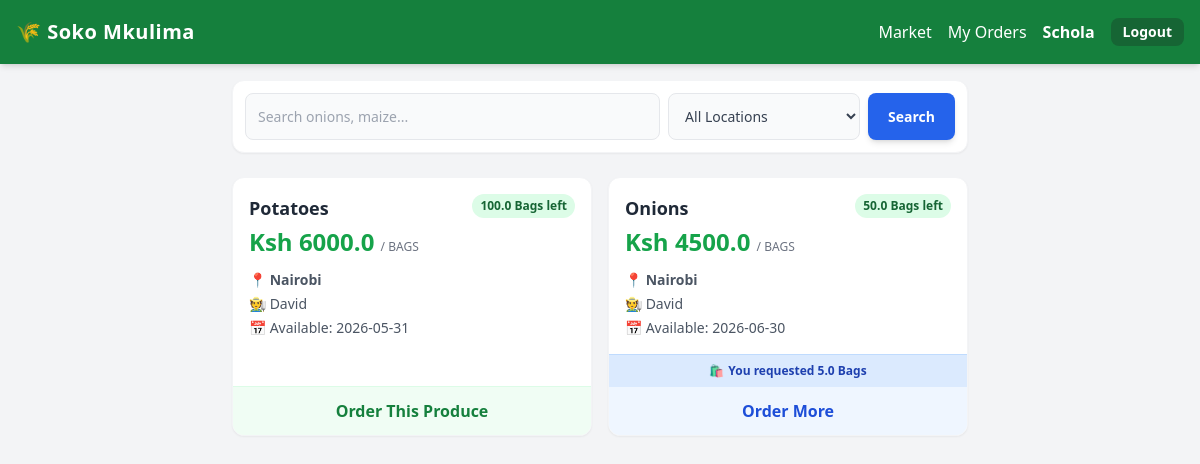
The app's page /marketplace (signed in) with its own data.
### app.py (models this page shows)
class User(UserMixin, db.Model):
    id = db.Column(db.Integer, primary_key=True)
    name = db.Column(db.String(100))
    phone = db.Column(db.String(20), unique=True)
    password = db.Column(db.String(255))
    role = db.Column(db.String(20))
    location = db.Column(db.String(100))

class Produce(db.Model):
    id = db.Column(db.Integer, primary_key=True)
    farmer_id = db.Column(db.Integer, db.ForeignKey('user.id'))
    name = db.Column(db.String(100))
    quantity = db.Column(db.Float)
    unit = db.Column(db.String(20))
    price = db.Column(db.Float)
    date_available = db.Column(db.String(50))
    delivery = db.Column(db.Boolean, default=False)
    status = db.Column(db.String(20), default='Active')
    farmer = db.relationship('User', backref='produces')

class Order(db.Model):
    id = db.Column(db.Integer, primary_key=True)
    buyer_id = db.Column(db.Integer, db.ForeignKey('user.id'))
    produce_id = db.Column(db.Integer, db.ForeignKey('produce.id'))
    qty_requested = db.Column(db.Float)
    status = db.Column(db.String(20), default='Pending')
    date_ordered = db.Column(db.DateTime, default=datetime.utcnow)
    buyer = db.relationship('User', backref='orders')
    produce = db.relationship('Produce')

### app.py (the view)
@app.route('/marketplace')
@login_required
def marketplace():
    if current_user.role != 'buyer': return redirect(url_for('farmer_dash'))
    search_q = request.args.get('q', '')
    loc_filter = request.args.get('location', '')
    query = Produce.query.join(User).filter(Produce.status == 'Active', Produce.quantity > 0)
    if search_q: query = query.filter(Produce.name.ilike(f'%{search_q}%'))
    if loc_filter: query = query.filter(User.location == loc_filter)
    items = query.all()
    my_active_orders = Order.query.filter(
        Order.buyer_id == current_user.id,
        Order.status.in_(['Pending', 'Accepted'])
    ).all()
    requested_items = {}
    for order in my_active_orders:
        if order.produce_id in requested_items:
            requested_items[order.produce_id] += order.qty_requested
        else:
            requested_items[order.produce_id] = order.qty_requested
    return render_template('marketplace.html', items=items, requested_items=requested_items)

### app.py (called while the page is built)
@app.context_processor
def inject_counties():
    return dict(counties=KENYAN_COUNTIES)

@login_manager.user_loader
def load_user(user_id):
    return User.query.get(int(user_id))

### templates/marketplace.html (shortened to what this page needs)
{% extends 'base.html' %}
{% block content %}
<div class="bg-white p-3 rounded-xl shadow-sm border border-gray-100 mb-6 sticky top-20 z-40">
    <form method="GET" class="flex flex-col md:flex-row gap-2">
        <input type="text" name="q" placeholder="Search onions, maize..." value="{{ request.args.get('q', '') }}" class="p-3 bg-gray-50 border rounded-lg flex-1 text-sm">
        <div class="flex gap-2">
            <select name="location" class="p-3 bg-gray-50 border rounded-lg text-sm flex-1 md:w-48 text-gray-700">
                <option value="">All Locations</option>
            </select>
            <button class="bg-blue-600 text-white px-5 py-3 rounded-lg font-bold text-sm shadow-md active:bg-blue-700">Search</button>
        </div>
    </form>
</div>
<div class="grid grid-cols-1 md:grid-cols-2 gap-4">
    {% for item in items %}
    <div class="bg-white rounded-xl shadow-sm border border-gray-100 overflow-hidden flex flex-col relative">
        <div class="p-4 flex-1">
            <div class="flex justify-between items-start mb-1">
                <h3 class="text-lg font-black text-gray-800">{{ item.name }}</h3>
                <span class="bg-green-100 text-green-800 text-xs px-2 py-1 rounded-full font-bold">{{ item.quantity }} {{ item.unit }} left</span>
            </div>
            <p class="text-2xl font-black text-green-600 mb-3">Ksh {{ item.price }} <span class="text-xs font-normal text-gray-500 uppercase">/ {{ item.unit }}</span></p>
            <div class="text-sm text-gray-600 space-y-1">
                <p>📍 <span class="font-semibold">{{ item.farmer.location }}</span></p>
                <p>🧑‍🌾 {{ item.farmer.name }}</p>
                <p>📅 Available: {{ item.date_available }}</p>
            </div>
        </div>
        {% if item.id in requested_items %}
            <div class="bg-blue-100 text-blue-800 p-2 text-xs font-bold text-center border-t border-blue-200 flex justify-center items-center gap-1">
                <span>🛍️</span> You requested {{ requested_items[item.id] }} {{ item.unit }}
            </div>
            <button onclick="openOrderModal('{{ item.id }}', '{{ item.name }}', '{{ item.quantity }}', '{{ item.unit }}', '{{ item.price }}')" class="w-full bg-blue-50 text-blue-700 p-3 font-bold hover:bg-blue-600 hover:text-white transition-colors">
                Order More
            </button>
        {% else %}
            <button onclick="openOrderModal('{{ item.id }}', '{{ item.name }}', '{{ item.quantity }}', '{{ item.unit }}', '{{ item.price }}')" class="w-full bg-green-50 text-green-700 p-3 font-bold border-t border-green-100 hover:bg-green-600 hover:text-white transition-colors">
                Order This Produce
            </button>
        {% endif %}
    </div>
    {% else %}
    <div class="col-span-full text-center py-12">
        <p class="text-5xl mb-3">🔍</p>
        <p class="text-gray-500 font-medium">No produce found matching your search.</p>
        <a href="/marketplace" class="text-green-600 font-bold mt-2 inline-block">Clear Filters</a>
    </div>
    {% endfor %}
</div>
{% endblock %}

### templates/base.html (shortened to what this page needs)
<!DOCTYPE html>
<html lang="en">
<head>
    <script src="https://cdn.tailwindcss.com"></script>
</head>
<body class="bg-gray-100 font-sans pt-16 pb-12">
    <nav class="bg-green-700 text-white p-4 shadow-md fixed w-full top-0 z-50 h-16 flex justify-between items-center">
        <h1 class="text-xl font-bold tracking-wide">🌾 Soko Mkulima</h1>
        {% if current_user.is_authenticated %}
            <div class="flex items-center gap-4">
                {% if current_user.role == 'buyer' %}
                    <a href="{{ url_for('marketplace') }}" class="hover:text-green-200">Market</a>
                    <a href="{{ url_for('buyer_orders') }}" class="hover:text-green-200">My Orders</a>
                {% endif %}
                <span class="hidden md:inline font-semibold">{{ current_user.name }}</span>
                <a href="{{ url_for('logout') }}" class="bg-green-800 hover:bg-red-600 px-3 py-1 rounded-lg text-sm font-bold transition-colors">Logout</a>
            </div>
        {% endif %}
    </nav>
    <div class="container mx-auto p-4 max-w-3xl">
        {% block content %}{% endblock %}
    </div>
</body>
</html>

### templates/base.html (style rules this page uses)
body { -webkit-tap-highlight-color: transparent; }

### records on screen
User: name "Schola"
Produce: name "Potatoes", quantity "100.0", unit "Bags", price "6000.0", unit "BAGS", farmer.location "Nairobi", farmer.name "David", date_available "2026-05-31"
Produce: name "Onions", quantity "50.0", unit "Bags", price "4500.0", unit "BAGS", farmer.location "Nairobi", farmer.name "David", date_available "2026-06-30"
Order: qty_requested "5.0"
